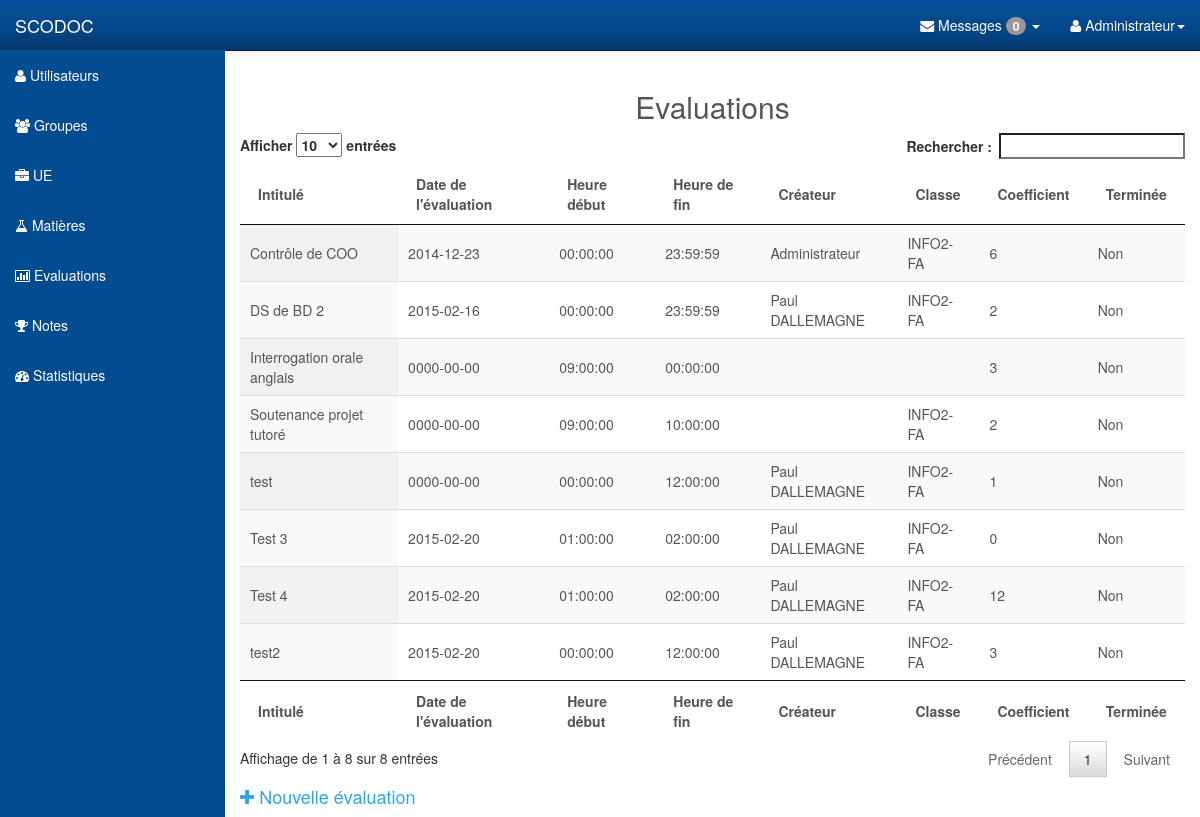
The app's page /exams.php (signed in), older data.
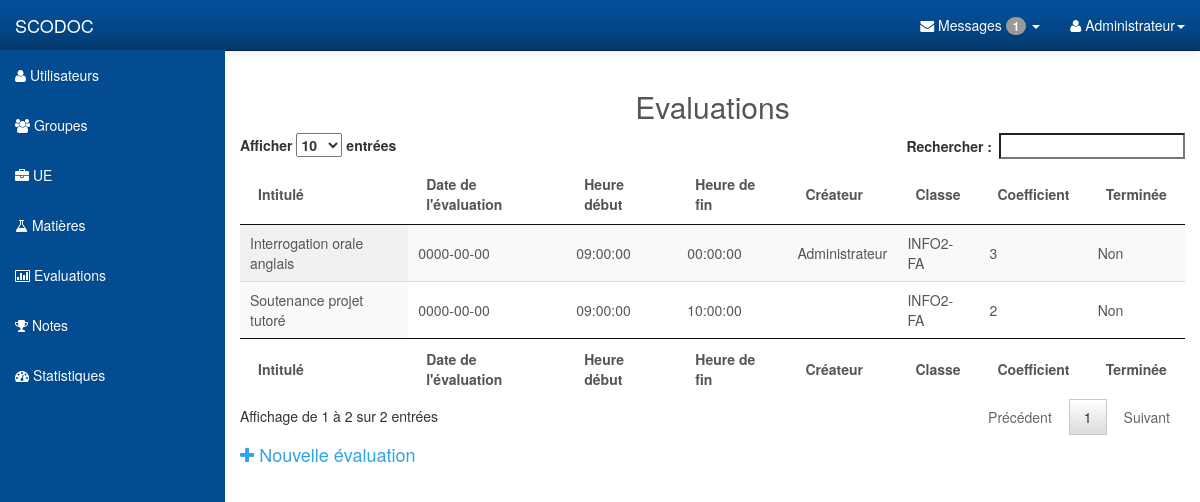
The same page, newer data.
### tables this page shows
CREATE TABLE IF NOT EXISTS `exams` (
  `id` int(11) NOT NULL AUTO_INCREMENT,
  `title` varchar(55) DEFAULT NULL,
  `date` date DEFAULT NULL,
  `exam_coefficient` double NOT NULL DEFAULT '1',
  `begins` time NOT NULL DEFAULT '00:00:00',
  `ends` time NOT NULL DEFAULT '23:59:59',
  `group_id` int(11) DEFAULT NULL,
  `lesson_id` int(11) DEFAULT NULL,
  `user_id` int(11) NOT NULL,
  `locked` tinyint(1) NOT NULL DEFAULT '0',
  PRIMARY KEY (`id`)
);

CREATE TABLE IF NOT EXISTS `users` (
  `id` int(11) NOT NULL AUTO_INCREMENT,
  `name` varchar(25) NOT NULL,
  `login` varchar(20) NOT NULL,
  `phone` varchar(10) NOT NULL,
  `passwd` varchar(32) NOT NULL,
  `mail` varchar(55) NOT NULL,
  `dept_id` int(11) DEFAULT NULL,
  `group_id` int(11) DEFAULT NULL,
  `rank` int(1) NOT NULL DEFAULT '0',
  PRIMARY KEY (`id`),
  UNIQUE KEY `login` (`login`)
);

CREATE TABLE IF NOT EXISTS `groups` (
  `id` int(11) NOT NULL AUTO_INCREMENT,
  `group_name` varchar(25) DEFAULT NULL,
  `dept_id` int(11) DEFAULT NULL,
  PRIMARY KEY (`id`)
);

### get_users.php (called while the page is built, shortened)
<?php
	function get_user($user_id)
	{
		include("pdo.php");
		$req=$pdo->prepare('SELECT name FROM users WHERE id= ?');
		$req->execute(array($user_id));
		$data=$req->fetch();
		$name=$data["name"];
		return $name;
	}
?>

### get_groups.php (called while the page is built, shortened)
<?php
	function get_group($group_id)
	{
		include("pdo.php");
		$req=$pdo->prepare('SELECT group_name FROM groups WHERE id= ?');
		$req->execute(array($group_id));
		$data=$req->fetch();
		$name=$data["group_name"];
		return $name;
	}
?>

### get_exams.php (the view, shortened to what this page needs)
<?php
	function get_all_exams()
	{
		include("pdo.php");
		include("get_users.php");
		include("get_groups.php");
		$req=$pdo->query('SELECT * FROM exams');
		while ($data=$req->fetch())
		{
			echo '<tr>';
			echo '<td>'.$data["title"].'</td>';
			echo '<td>'.$data["date"].'</td>';
			echo '<td>'.$data["begins"].'</td>';
			echo '<td>'.$data["ends"].'</td>';
			echo '<td>'.get_user($data["user_id"]).'</td>';
			echo '<td>'.get_group($data["group_id"]).'</td>';
			echo '<td>'.$data["exam_coefficient"].'</td>';
			if ($data["locked"]==0)
			{
				echo '<td>Non</td>';
			}
			else
			{
				echo '<td>Oui</td>';
			}
			echo '</tr>';
		}
	}
?>

### exams.php (shortened to what this page needs)
<?php
	if ($_SESSION["rank"]==2)
	{ ?>
<!DOCTYPE html>
<html lang="fr">
<head>
    <link rel="stylesheet" type="text/css" href="bootstrap/css/bootstrap.min.css" />
    <link rel="stylesheet" type="text/css" href="font-awesome/css/font-awesome.min.css" />
    <link rel="stylesheet" type="text/css" href="css/local.css" />
	<link rel="stylesheet" type="text/css" href="css/dataTables-utilisateur.css" />
</head>
<body>
    <div id="wrapper">
        <?php include("nav.php"); include("get_exams.php");?>
		<div class="row text-center">
			<h2>Evaluations</h2>
		</div>
		<div class="row center-block">
            <div class="col-lg-12 ">
				<table id="example" class="display" cellspacing="0" width="100%">
					<thead>
						<tr>
							<th>Intitulé</th>
							<th>Date de l'évaluation</th>
							<th>Heure début</th>
							<th>Heure de fin</th>
							<th>Créateur</th>
							<th>Classe</th>
							<th>Coefficient</th>
							<th>Terminée</th>
						</tr>
					</thead>
					<tfoot>
						<tr>
							<th>Intitulé</th>
							<th>Date de l'évaluation</th>
							<th>Heure début</th>
							<th>Heure de fin</th>
							<th>Créateur</th>
							<th>Classe</th>
							<th>Coefficient</th>
							<th>Terminée</th>
						</tr>
					</tfoot>
					<tbody>
						<?php get_all_exams(); ?>
					</tbody>
				</table>
            </div>
        </div>
		<div class="row center-block">
			<div class="col-lg-6 text-left">
				<h4><a href="add_exam.php"><i class="fa fa-plus"></i> Nouvelle évaluation</a></h4>
			</div>
		</div>
    </div>
</body>
</html>
<?php
}

### nav.php (shortened to what this page needs)
<?php
if ($_SESSION["rank"]==2)
{
	include ("get_messages_admin.php");
}
?>

### get_messages_admin.php (shortened to what this page needs)
<?php
		echo '<nav class="navbar navbar-inverse navbar-fixed-top" role="navigation">
            <div class="navbar-header">
                <button type="button" class="navbar-toggle" data-toggle="collapse" data-target=".navbar-ex1-collapse">
                    <span class="sr-only">Toggle navigation</span>
                    <span class="icon-bar"></span>
                    <span class="icon-bar"></span>
                    <span class="icon-bar"></span>
                </button>
                <a class="navbar-brand" href="index.php">SCODOC</a>
            </div>
            <div class="collapse navbar-collapse navbar-ex1-collapse">
                <ul class="nav navbar-nav side-nav">
                    <li><a href="users.php"><i class="fa fa-user"></i> Utilisateurs</a></li>
                    <li><a href="groups.php"><i class="fa fa-users"></i> Groupes</a></li>
                    <li><a href="ue.php"><i class="fa fa-briefcase"></i> UE</a></li>
                    <li><a href="lessons.php"><i class="fa fa-flask"></i> Matières</a></li>
                    <li><a href="exams.php"><i class="fa fa-bar-chart-o"></i> Evaluations</a></li>
                    <li><a href="marks.php"><i class="fa fa-trophy"></i> Notes</a></li>
					<li><a href="stats.php"><i class="fa fa-tachometer"></i> Statistiques</a></li>
                </ul>
                 <ul class="nav navbar-nav navbar-right navbar-user">
                    <li class="dropdown messages-dropdown">
                        <a href="#" class="dropdown-toggle" data-toggle="dropdown"><i class="fa fa-envelope"></i> Messages <span class="badge">'.get_nb_messages($_SESSION["id"]).'</span> <b class="caret"></b></a>
                        <ul class="dropdown-menu">
                            <li class="dropdown-header">'.get_nb_messages($_SESSION["id"]).' Nouveau(x) message(s)</li>';
        echo  '<hr><li><a href="#">Boîte mail <span class="badge">'.get_nb_messages($_SESSION["id"]).'</span></a></li>
                        </ul>
                    </li>
                     <li class="dropdown user-dropdown">
                        <a href="#" class="dropdown-toggle" data-toggle="dropdown"><i class="fa fa-user"></i> '.$_SESSION["name"].'<b class="caret"></b></a>
                        <ul class="dropdown-menu">
                            <li><a href="profil.php"><i class="fa fa-user"></i> Profil</a></li>
                            <li><a href="options.php"><i class="fa fa-gear"></i> Options</a></li>
                            <li class="divider"></li>
                            <li><a href="logoff.php"><i class="fa fa-power-off"></i> Déconnexion</a></li>
                        </ul>
                    </li>
                </ul>
            </div>
        </nav>';
	function get_nb_messages($user_id)
	{
		include("pdo.php");
		$req=$pdo->query('SELECT count(*) FROM messages WHERE state=0 AND recipient_id='.$user_id);
		while ($data=$req->fetch())
		{
			return $data[0];
		}
	}
?>

### css/local.css (style rules this page uses)
#wrapper { padding-left: 0; }
body { font-family: "Helvetica Neue", Helvetica, Arial, sans-serif; font-size: 14px; line-height: 1.42857143; color: #555555; background-color: #ffffff; }
.navbar-inverse { background-color: #033c73; border-color: #022f5a; }
.navbar-inverse .navbar-brand { color: #ffffff; }
.navbar-inverse .navbar-nav > li > a { color: #ffffff; }
.navbar-inverse .navbar-collapse, .navbar-inverse .navbar-form { border-color: #022a50; }
.badge { display: inline-block; min-width: 10px; padding: 3px 7px; font-size: 12px; font-weight: bold; color: #ffffff; line-height: 1; vertical-align: baseline; white-space: nowrap; text-align: center; background-color: #999999; border-radius: 10px; }
.navbar { background-image: -webkit-linear-gradient(#54b4eb, #2fa4e7 60%, #1d9ce5); background-image: linear-gradient(#54b4eb, #2fa4e7 60%, #1d9ce5); background-repeat: no-repeat; filter: progid:DXImageTransform.Microsoft.gradient(startColorstr='#ff54b4eb', endColorstr='#ff1d9ce5', GradientType=0); border-bottom: 1px solid #178acc; filter: none; -webkit-box-shadow: 0 1px 10px rgba(0, 0, 0, 0.1); box-shadow: 0 1px 10px rgba(0, 0, 0, 0.1); }
.navbar .navbar-nav > li > a, .navbar-brand { text-shadow: 0 1px 0 rgba(0, 0, 0, 0.1); }
.navbar-inverse { background-image: -webkit-linear-gradient(#04519b, #044687 60%, #033769); background-image: linear-gradient(#04519b, #044687 60%, #033769); background-repeat: no-repeat; filter: progid:DXImageTransform.Microsoft.gradient(startColorstr='#ff04519b', endColorstr='#ff033769', GradientType=0); filter: none; border-bottom: 1px solid #022241; }
.clearfix:before, .clearfix:after, .container:before, .container:after, .container-fluid:before, .container-fluid:after, .row:before, .row:after, .form-horizontal .form-group:before, .form-horizontal .form-group:after, .btn-toolbar:before, .btn-toolbar:after, .btn-group-vertical > .btn-group:before, .btn-group-vertical > .btn-group:after, .nav:before, .nav:after, .navbar:before, .navbar:after, .navbar-header:before, .navbar-header:after, .navbar-collapse:before, .navbar-collapse:after, .pager:before, .pager:after, .panel-body:before, .panel-body:after, .modal-footer:before, .modal-footer:after { content: " "; display: table; }
.clearfix:after, .container:after, .container-fluid:after, .row:after, .form-horizontal .form-group:after, .btn-toolbar:after, .btn-group-vertical > .btn-group:after, .nav:after, .navbar:after, .navbar-header:after, .navbar-collapse:after, .pager:after, .panel-body:after, .modal-footer:after { clear: both; }
.center-block { display: block; margin-left: auto; margin-right: auto; }
a { color: #2fa4e7; text-decoration: none; }
@media (min-width:768px) { #wrapper { padding-left: 225px; } }
@media (min-width:768px) { .side-nav { margin-left: -225px; left: 225px; width: 225px; position: fixed; top: 50px; height: 100%; border-radius: 0; border: none; background-color: #044C92; overflow-y: auto; } }
@media (min-width:768px) { .side-nav>li>a { width: 225px; } }
@media (min-width:768px) { .navbar-collapse { padding-left: 15px !important; padding-right: 15px !important; } }

Row changes from the older to the newer data that the page shows:
removed exams: title "Contrôle de COO", date "2014-12-23", begins "00:00:00", ends "23:59:59", user.name "Administrateur", group.group_name "INFO2-FA", exam_coefficient "6", locked "Non"
removed exams: title "DS de BD 2", date "2015-02-16", begins "00:00:00", ends "23:59:59", user.name "Paul DALLEMAGNE", group.group_name "INFO2-FA", exam_coefficient "2", locked "Non"
removed exams: title "test", date "0000-00-00", begins "00:00:00", ends "12:00:00", user.name "Paul DALLEMAGNE", group.group_name "INFO2-FA", exam_coefficient "1", locked "Non"
removed exams: title "test2", date "2015-02-20", begins "00:00:00", ends "12:00:00", user.name "Paul DALLEMAGNE", group.group_name "INFO2-FA", exam_coefficient "3", locked "Non"
removed exams: title "Test 3", date "2015-02-20", begins "01:00:00", ends "02:00:00", user.name "Paul DALLEMAGNE", group.group_name "INFO2-FA", exam_coefficient "0", locked "Non"
removed exams: title "Test 4", date "2015-02-20", begins "01:00:00", ends "02:00:00", user.name "Paul DALLEMAGNE", group.group_name "INFO2-FA", exam_coefficient "12", locked "Non"
changed exams "Interrogation orale anglais": user.name (not shown) → "Administrateur"; group.group_name (not shown) → "INFO2-FA"
Text that changed along with them:
get_nb_messages($_SESSION["id"]): "0" → "1"
text written by a page script: "Afficher entrées Rechercher : Affichage de 1 à 8 sur 8 entrées Précédent 1 Suivant" → "Afficher entrées Rechercher : Affichage de 1 à 2 sur 2 entrées Précédent 1 Suivant"
